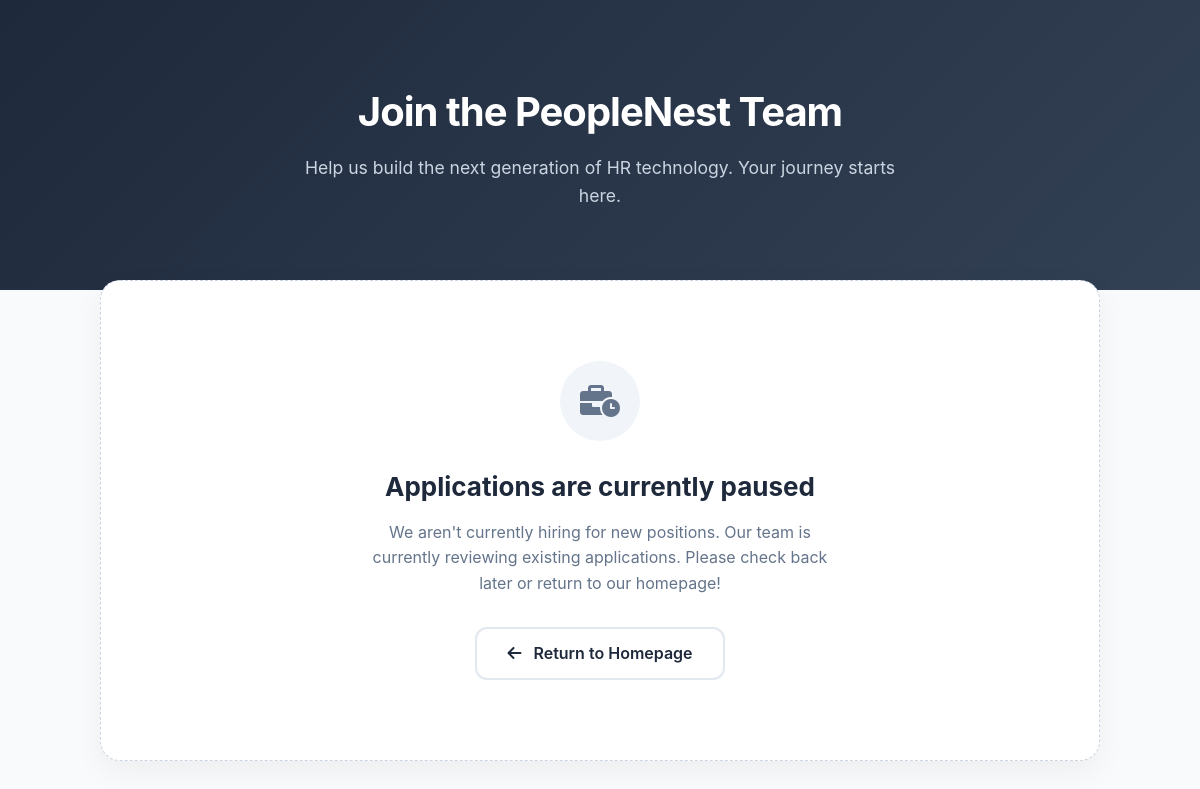
Page /careers.php on the earlier database version.
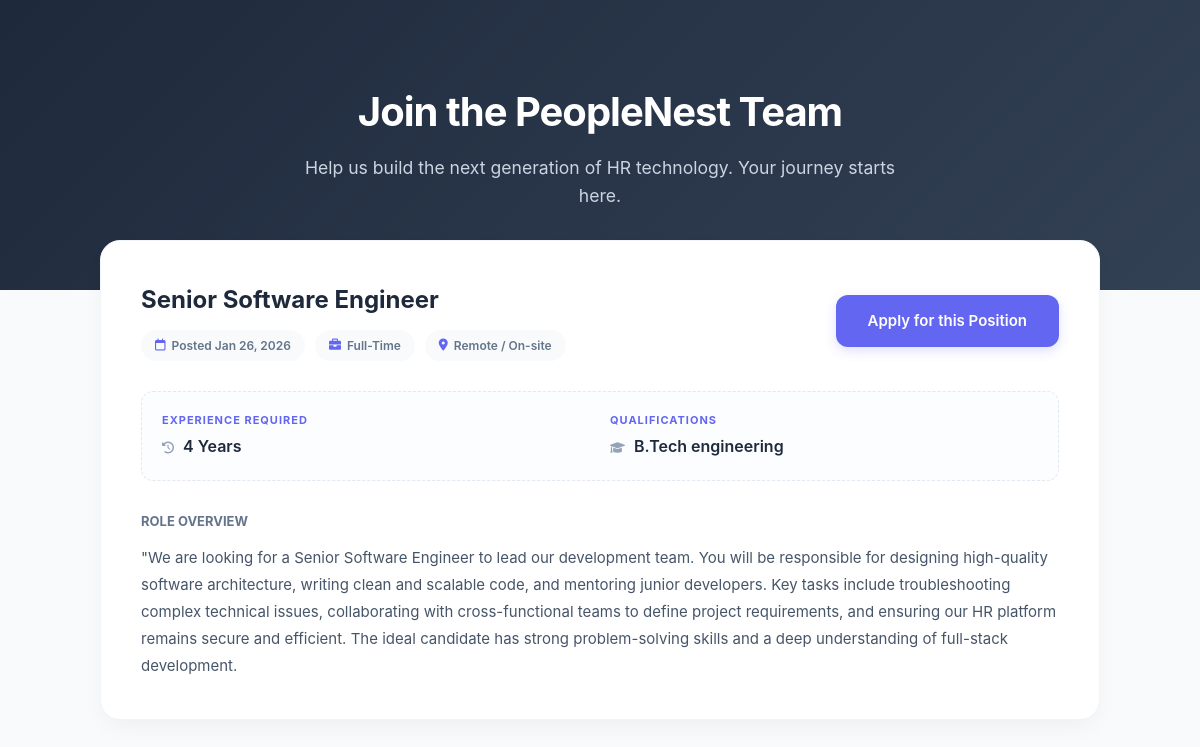
Same page on the later database version.
### tables this page shows
CREATE TABLE `job_postings` (
  `id` int(11) NOT NULL,
  `position_name` varchar(100) NOT NULL,
  `status` enum('active','inactive') DEFAULT 'active',
  `created_at` timestamp NOT NULL DEFAULT current_timestamp(),
  `qualifications` text DEFAULT NULL,
  `experience_required` varchar(255) DEFAULT NULL,
  `job_description` text DEFAULT NULL
);

### careers.php (the view, shortened to what this page needs)
<?php
$database = new Database();
$conn = $database->getConnection();
$query = "SELECT * FROM job_postings WHERE status = 'active' ORDER BY created_at DESC";
$stmt = $conn->prepare($query);
$stmt->execute();
$vacancies = $stmt->fetchAll(PDO::FETCH_ASSOC);
?>
<!DOCTYPE html>
<html lang="en">
<head>
    <link rel="stylesheet" href="https://cdnjs.cloudflare.com/ajax/libs/font-awesome/6.0.0/css/all.min.css">
</head>
<body>
    <header class="page-header">
        <h1>Join the PeopleNest Team</h1>
        <p>Help us build the next generation of HR technology. Your journey starts here.</p>
    </header>
    <div class="container">
        <?php if (count($vacancies) > 0): ?>
            <?php foreach ($vacancies as $job): ?>
                <div class="vacancy-card">
                    <div class="job-header">
                        <div class="job-title">
                            <h3><?php echo htmlspecialchars($job['position_name']); ?></h3>
                            <div class="tags-container">
                                <span class="tag"><i class="fa-regular fa-calendar"></i> Posted <?php echo date('M d, Y', strtotime($job['created_at'])); ?></span>
                                <span class="tag"><i class="fa-solid fa-briefcase"></i> Full-Time</span>
                                <span class="tag"><i class="fa-solid fa-location-dot"></i> Remote / On-site</span>
                            </div>
                        </div>
                        <a href="apply.php?job_id=<?php echo $job['id']; ?>" class="btn-apply">
                            Apply for this Position
                        </a>
                    </div>
                    <div class="requirements-section">
                        <div class="req-item">
                            <b>Experience Required</b>
                            <span><i class="fa-solid fa-clock-rotate-left" style="font-size: 12px; margin-right: 5px; color: #94a3b8;"></i> <?php echo htmlspecialchars($job['experience_required']); ?> Years</span>
                        </div>
                        <div class="req-item">
                            <b>Qualifications</b>
                            <span><i class="fa-solid fa-graduation-cap" style="font-size: 12px; margin-right: 5px; color: #94a3b8;"></i> <?php echo htmlspecialchars($job['qualifications']); ?></span>
                        </div>
                    </div>
                    <div class="description-content">
                        <span class="description-header">Role Overview</span>
                        <div class="description-text">
                            <?php echo nl2br(htmlspecialchars($job['job_description'])); ?>
                        </div>
                    </div>
                </div>
            <?php endforeach; ?>
        <?php else: ?>
            <div class="empty-state-card">
                <div class="empty-icon-circle">
                    <i class="fa-solid fa-briefcase-clock"></i>
                </div>
                <h2>Applications are currently paused</h2>
                <p>We aren't currently hiring for new positions. Our team is currently reviewing existing applications. Please check back later or return to our homepage!</p>
                <a href="index.php" class="btn-home">
                    <i class="fa-solid fa-arrow-left" style="margin-right: 8px;"></i> Return to Homepage
                </a>
            </div>
        <?php endif; ?>
    </div>
</body>
</html>

### careers.php (style rules this page uses)
:root { --primary: #6366f1; --primary-dark: #4f46e5; --secondary: #1e293b; --bg: #f8fafc; --text-main: #1e293b; --text-muted: #64748b; --white: #ffffff; --accent: #e0e7ff; --danger: #ef4444; }
body { background-color: var(--bg); font-family: 'Inter', -apple-system, sans-serif; color: var(--text-main); line-height: 1.6; margin: 0; }
.page-header { background: linear-gradient(135deg, #1e293b 0%, #334155 100%); color: white; padding: 80px 20px; text-align: center; margin-bottom: -50px; }
.page-header h1 { font-size: 2.5rem; margin: 0; letter-spacing: -1px; }
.page-header p { color: #cbd5e1; font-size: 1.1rem; max-width: 600px; margin: 10px auto 0; }
.container { max-width: 1000px; margin: 0 auto 100px; padding: 0 20px; position: relative; }
.vacancy-card { background: var(--white); padding: 40px; border-radius: 20px; margin-bottom: 30px; box-shadow: 0 10px 25px -5px rgba(0,0,0,0.05); transition: all 0.3s ease; border: 1px solid #f1f5f9; position: relative; overflow: hidden; }
.vacancy-card::before { content: ""; position: absolute; top: 0; left: 0; width: 6px; height: 100%; background: var(--primary); opacity: 0; transition: 0.3s; }
.job-header { display: flex; justify-content: space-between; align-items: center; flex-wrap: wrap; gap: 20px; }
.job-title h3 { margin: 0; font-size: 24px; color: var(--secondary); font-weight: 700; text-transform: capitalize; }
.tags-container { margin-top: 10px; display: flex; gap: 10px; }
.tag { font-size: 12px; font-weight: 600; padding: 6px 14px; border-radius: 50px; background: var(--bg); color: var(--text-muted); display: flex; align-items: center; gap: 6px; }
.tag i { color: var(--primary); }
.requirements-section { display: grid; grid-template-columns: repeat(auto-fit, minmax(200px, 1fr)); gap: 20px; margin: 30px 0; padding: 20px; background: #fcfdfe; border-radius: 12px; border: 1px dashed #e2e8f0; }
.req-item b { display: block; font-size: 11px; text-transform: uppercase; color: var(--primary); letter-spacing: 1px; margin-bottom: 5px; }
.req-item span { font-weight: 600; color: var(--secondary); }
.description-header { font-size: 13px; font-weight: 700; text-transform: uppercase; color: var(--text-muted); margin-bottom: 12px; display: block; }
.description-text { color: #475569; font-size: 15px; line-height: 1.8; }
.btn-apply { background: var(--primary); color: white; padding: 14px 32px; border-radius: 12px; text-decoration: none; font-weight: 600; font-size: 15px; transition: 0.3s; box-shadow: 0 4px 12px rgba(99, 102, 241, 0.2); display: inline-block; }
.empty-state-card { text-align: center; padding: 80px 40px; background: white; border-radius: 20px; box-shadow: 0 10px 30px rgba(0,0,0,0.05); border: 1px dashed #cbd5e1; margin-top: 40px; }
.empty-icon-circle { width: 80px; height: 80px; background: #f1f5f9; color: var(--text-muted); border-radius: 50%; display: flex; align-items: center; justify-content: center; margin: 0 auto 25px; font-size: 32px; }
.empty-state-card h2 { color: var(--secondary); margin-bottom: 12px; font-size: 26px; }
.empty-state-card p { color: var(--text-muted); max-width: 480px; margin: 0 auto 30px; }
.btn-home { display: inline-block; padding: 12px 30px; border: 2px solid #e2e8f0; border-radius: 12px; color: var(--text-main); text-decoration: none; font-weight: 600; transition: 0.3s; }

Differences in the rows shown:
added job_postings: position_name "Senior Software Engineer", created_at "Jan 26, 2026", experience_required "4", qualifications "B.Tech engineering", job_description "\"We are looking for a Senior Software Engineer to lead our development team. You will be responsible for designing high-quality software architecture, writing clean and scalable code, and mentoring junior developers. Key tasks include troubleshooting complex technical issues, collaborating with cross-functional teams to define project requirements, and ensuring our HR platform remains secure and efficient. The ideal candidate has strong problem-solving skills and a deep understanding of full-stack development."
Other differences:
text no longer shown: "Applications are currently paused We aren't currently hiring for new positions. Our team is currently reviewing existing applications. Please check back later or return to our homepage! Return to Homepage"
